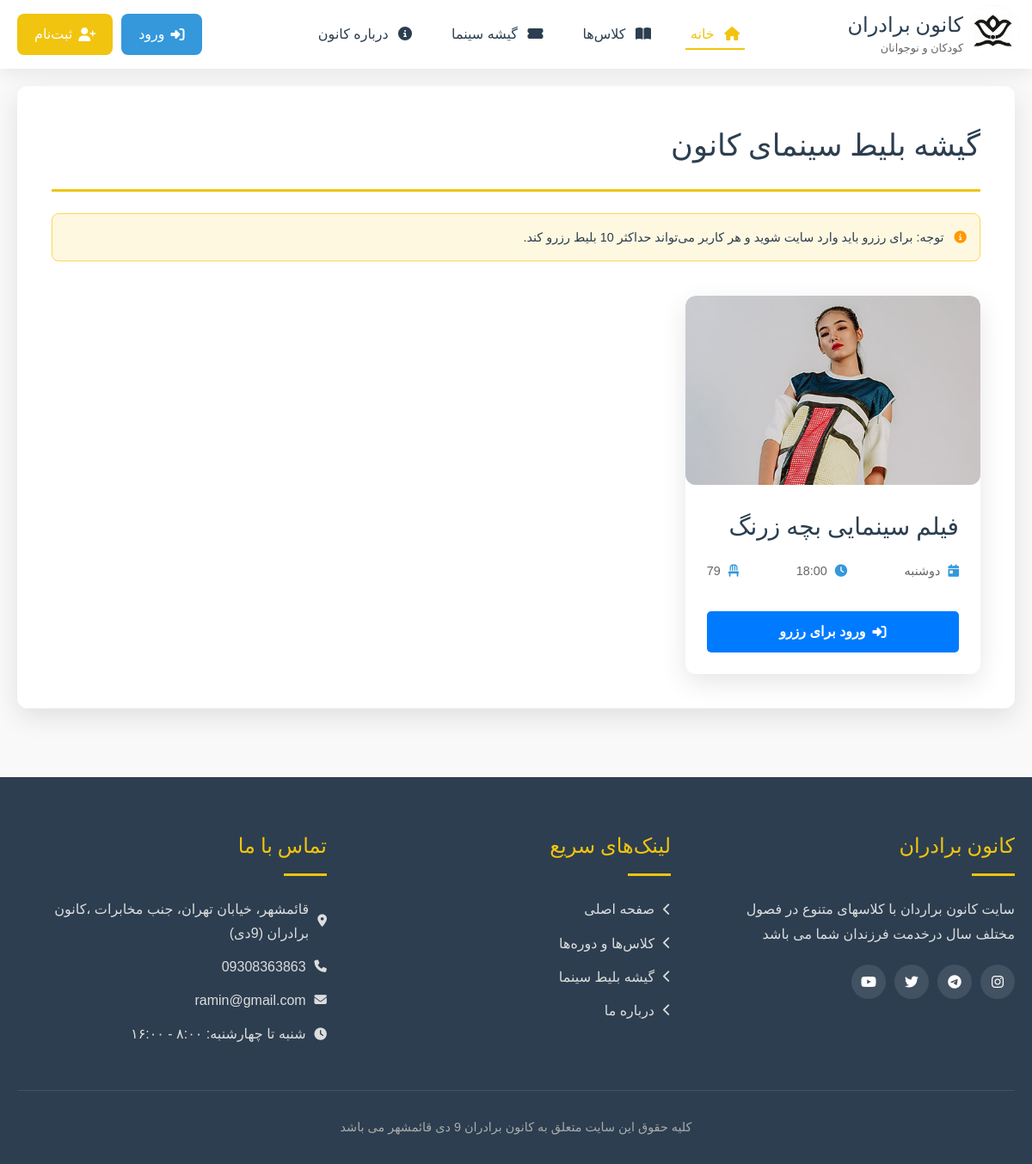
The app's page /cinema/ with its own data.
### site_module/models.py (models this page shows, shortened)
class SiteSetting(models.Model):
    site_name = models.CharField(max_length=200, verbose_name='نام سایت')
    site_url = models.CharField(max_length=200, verbose_name='دامنه سایت')
    address = models.CharField(max_length=200, verbose_name='آدرس')
    phone = models.CharField(max_length=200, null=True, blank=True, verbose_name='تلفن')
    fax = models.CharField(max_length=200, null=True, blank=True, verbose_name='فکس')
    email = models.CharField(max_length=200, null=True, blank=True, verbose_name='ایمیل')
    copy_right = models.TextField(verbose_name='متن کپی رایت سایت')
    about_us_text = models.TextField(verbose_name='متن درباره ما سایت')
    site_logo = models.ImageField(upload_to='media', verbose_name='لوگو سایت')
    is_main_setting = models.BooleanField(verbose_name='تنظیمات اصلی')
    class Meta:
        verbose_name = 'تنظیمات سایت'
        verbose_name_plural = 'تنظیمات'

### cinema/models.py (models this page shows, shortened)
class movie(models.Model):
    title= models.CharField(max_length=300,blank=True,null=True,verbose_name='عنوان فیلم')
    day = models.CharField(max_length=300,blank=True,null=True,verbose_name='روز اکران')
    movie_time = models.CharField(max_length=300,blank=True,null=True,verbose_name='مدت زمان')
    start = models.TimeField(blank=True,null=True,verbose_name='ساعت شروع سانس')
    seats_left = models.PositiveIntegerField(blank=True, null=True, verbose_name='تعداد صندلی سمت چپ')
    seats_right = models.PositiveIntegerField(blank=True, null=True, verbose_name='تعداد صندلی سمت راست')
    capacity = models.PositiveIntegerField(blank=True, null=True, verbose_name='ظرفیت')
    remaining_capacity = models.PositiveIntegerField(blank=True, null=True, verbose_name='ظرفیت باقی‌مانده')
    max_ticket_per_user = models.PositiveIntegerField(default=4,verbose_name='حداکپر رزرو برای هر نفر')
    remaining_per_user = models.PositiveIntegerField(default=4, verbose_name='ظرفیت باقی‌مانده برای هر نفر')
    poster = models.ImageField(upload_to='',blank=True,null=True,verbose_name='پوستر فیلم')
    is_active= models.BooleanField(default=False,verbose_name='فعال/غیرفعال')
    short_desc = models.CharField(max_length=300,blank=True,null=True,verbose_name='توضیحات کوتاه')
    description= models.CharField(max_length=500, blank=True,null=True,verbose_name='توضیحات')
    slug = models.SlugField(default="", blank=True, db_index=True)
    class Meta:
        verbose_name = 'فیلم'
        verbose_name_plural = 'فیلم ها'

### cinema/views.py (the view)
class movieListView(ListView):
    template_name = 'cinema/movie_list.html'
    model = movie
    context_object_name = 'movies'

### site_module/context_proccesor.py (called while the page is built)
def site_settings(request):
    setting = SiteSetting.objects.filter(is_main_setting=True).first()
    return {'site_setting': setting}

### cinema/templates/cinema/movie_list.html (shortened to what this page needs)
{% extends 'base.html' %}
{% block page_content %}
    <div class="page-container">
        <h2 class="page-title">گیشه بلیط سینمای کانون</h2>
        <div class="ticket-limits">
            <p>
                <i class="fas fa-info-circle"></i>
                توجه: برای رزرو باید وارد سایت شوید و هر کاربر می‌تواند حداکثر 10 بلیط  رزرو کند.
            </p>
        </div>
        <div class="cinema-schedule">
            {% for movie in movies %}
                {% include 'cinema/include/movie_card.html' %}
            {% endfor %}
        </div>
    </div>
{% endblock %}

### templates/base.html (shortened to what this page needs)
{% load static %}
<!DOCTYPE html>
<html lang="fa" dir="rtl">
<head>
    <link rel="stylesheet" href="https://cdnjs.cloudflare.com/ajax/libs/font-awesome/6.4.0/css/all.min.css">
    <link rel="stylesheet" href="{% static 'css/style.css' %}">
    <link rel="stylesheet" href="{% static 'css/resid.css' %}">
    <link rel="stylesheet" href="{% static 'css/reserv.css' %}">
    <link rel="stylesheet" href="{% static 'css/profile_reserv.css' %}">
    <link rel="stylesheet" href="{% static 'css/profile_class.css' %}">
    <link rel="stylesheet" href="https://cdn.jsdelivr.net/gh/rastikerdar/vazirmatn@v33.003/Vazirmatn-font-face.css">
</head>
<body>
    <header>
        <div class="header-container">
            <a href="{% url 'home_page' %}" class="logo" onclick="showPage('home'); return false;">
                <div class="logo-icon">
                    <img src="{{ site_setting.site_logo.url }}" class="logo-img">
                </div>
                <div class="logo-text">
                    <h1>کانون برادران</h1>
                    <span>کودکان و نوجوانان</span>
                </div>
            </a>
            <nav>
                <ul class="nav-links" id="navLinks">
                    <li><a href="{% url 'home_page' %}" class="active"><i class="fas fa-home"></i> خانه</a></li>
                    <li><a href="{% url 'product_page' %}"><i class="fas fa-book-open"></i> کلاس‌ها</a></li>
                    <li><a href="{% url 'movie_list' %}"><i class="fas fa-ticket-alt"></i> گیشه سینما</a></li>
                    <li><a href="{% url 'about_page' %}"><i class="fas fa-info-circle"></i> درباره کانون</a></li>
                </ul>
            </nav>
            <div class="user-menu">
                {% if request.user.is_authenticated %}
                  <a href="{% url 'profile_page' %}" class="register-btn" id="registerBtn" ><i class="fas fa-user"></i> پروفایل</a>
                {% else %}
                    <a href="{% url 'login_page' %}" class="login-btn"><i class="fas fa-sign-in-alt"></i> ورود</a>
                    <a href="{% url 'register_page' %}" class="register-btn" id="registerBtn"><i class="fas fa-user-plus"></i> ثبت‌نام</a>
                {% endif %}
            </div>
        </div>
    </header>
    <main>
        {% block page_content %}
        {% endblock %}
    </main>
    <footer>
        <div class="footer-content">
            <div class="footer-section">
                <h3>{{ site_setting.site_name }}</h3>
                <p>{{ site_setting.about_us_text }}</p>
                <div class="social-links">
                    <a href="#"><i class="fab fa-instagram"></i></a>
                    <a href="#"><i class="fab fa-telegram"></i></a>
                    <a href="#"><i class="fab fa-twitter"></i></a>
                    <a href="#"><i class="fab fa-youtube"></i></a>
                </div>
            </div>
            <div class="footer-section">
                <h3>لینک‌های سریع</h3>
                <ul class="footer-links">
                    <li><a href="{% url 'home_page' %}"><i class="fas fa-chevron-left"></i> صفحه اصلی</a></li>
                    <li><a href="{% url 'product_page' %}"><i class="fas fa-chevron-left"></i> کلاس‌ها و دوره‌ها</a></li>
                    <li><a href="{% url 'movie_list' %}"><i class="fas fa-chevron-left"></i> گیشه بلیط سینما</a></li>
                    <li><a href="{% url 'about_page' %}"><i class="fas fa-chevron-left"></i> درباره ما</a></li>
                </ul>
            </div>
            <div class="footer-section">
                <h3>تماس با ما</h3>
                <ul class="footer-links">
                    <li><a href="#"><i class="fas fa-map-marker-alt"></i> {{ site_setting.address }}</a></li>
                    <li><a href="tel:+982188965432"><i class="fas fa-phone"></i> {{site_setting.phone}}</a></li>
                    <li><a href="mailto:info@kanoonparvaresh.com"><i class="fas fa-envelope"></i>
                        {{ site_setting.email}}</a></li>
                    <li><a href="#"><i class="fas fa-clock"></i> شنبه تا چهارشنبه: ۸:۰۰ - ۱۶:۰۰</a></li>
                </ul>
            </div>
        </div>
        <div class="copyright">
            <p>{{ site_setting.copy_right }}</p>
        </div>
    </footer>
</body>
</html>

### cinema/templates/cinema/include/movie_card.html (shortened to what this page needs)
{% load static %}
                <div class="course-card">
                    <div class="course-image" style="background-image: url('{{ movie.poster.url }}')"></div>
                    <div class="course-content">
                        <h3 class="course-title">{{ movie.title}}</h3>
                        <div class="course-meta">
                            <span><i class="fas fa-calendar-day"></i> {{movie.day}} </span>
                            <span><i class="fas fa-clock"></i> {{movie.start}} </span>
                            <span><i class="fas fa-chair"></i> {{movie.capacity}} </span>
                        </div>
                        {% if user.is_authenticated %}
                        <a href="{% url 'movie_reserve' movie.id %}" class="btn btn-primary"><i class="fas fa-arrow-left"></i> رزرو بلیط</a>
                    {% else %}
                        <a href="{% url 'login_page' %}?next={% url 'movie_reserve' movie.id %}"
                           class="btn btn-primary">
                            <i class="fas fa-sign-in-alt"></i> ورود برای رزرو
                        </a>
                        {% endif %}
                    </div>
                </div>

### records on screen
SiteSetting: site_logo (picture), site_name "کانون برادران", about_us_text "سایت کانون براردان با کلاسهای متنوع در فصول مختلف سال درخدمت فرزندان شما می باشد", address "قائمشهر، خیابان تهران، جنب مخابرات ،کانون برادران (9دی)", phone "09308363863", email "ramin@gmail.com", copy_right "کلیه حقوق این سایت متعلق به کانون برادران 9 دی قائمشهر می باشد"
movie: poster (picture), title "فیلم سینمایی بچه زرنگ", day "دوشنبه", start "18:00", capacity "79"
